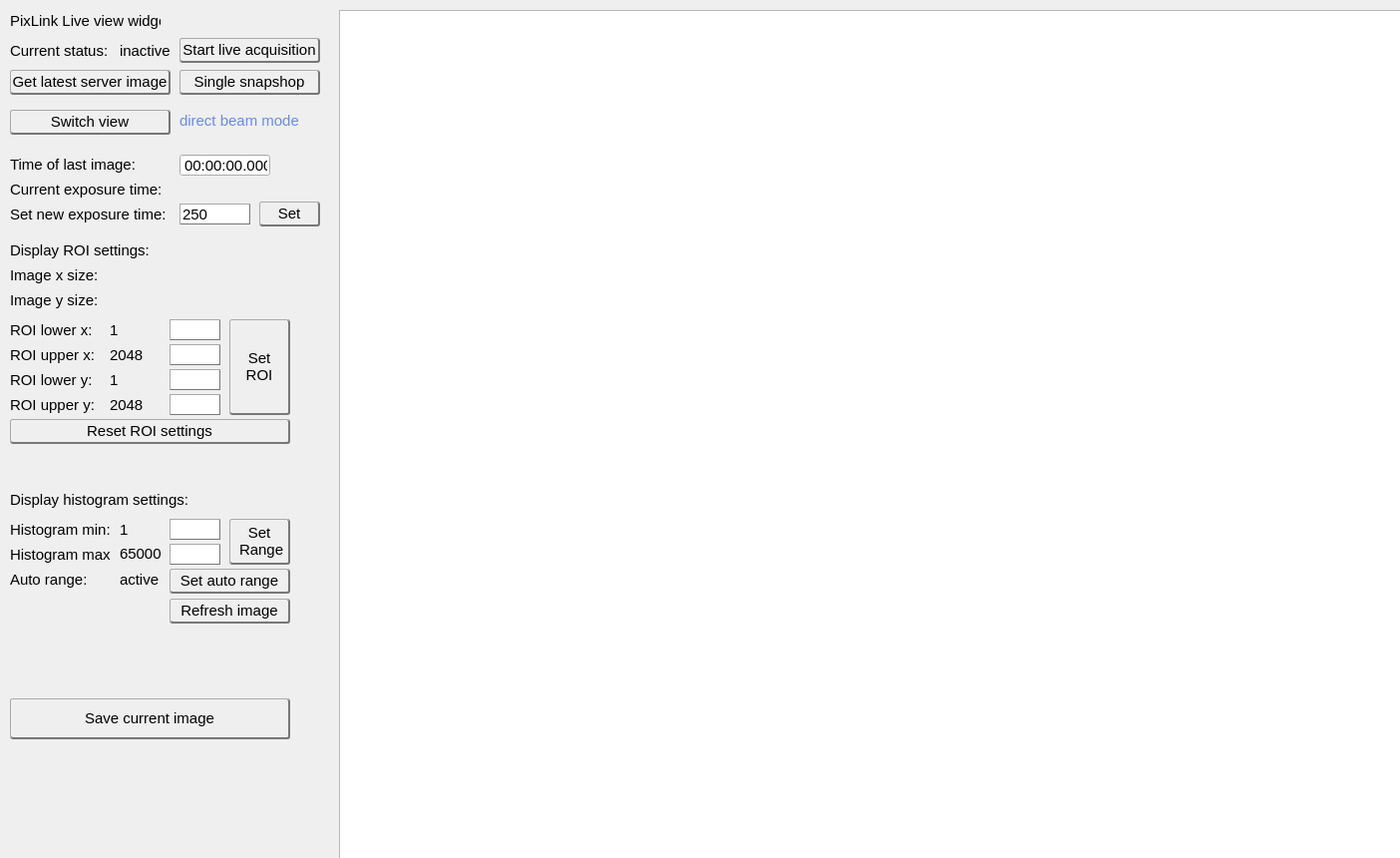
<?xml version="1.0" encoding="UTF-8"?>
<ui version="4.0">
 <class>MainWindow</class>
 <widget class="QMainWindow" name="MainWindow">
  <property name="geometry">
   <rect>
    <x>0</x>
    <y>0</y>
    <width>1404</width>
    <height>860</height>
   </rect>
  </property>
  <property name="windowTitle">
   <string>MainWindow</string>
  </property>
  <widget class="QWidget" name="centralwidget">
   <widget class="QLabel" name="label_exptimestatus">
    <property name="geometry">
     <rect>
      <x>10</x>
      <y>179</y>
      <width>161</width>
      <height>21</height>
     </rect>
    </property>
    <property name="font">
     <font>
      <family>Arial</family>
      <pointsize>11</pointsize>
     </font>
    </property>
    <property name="text">
     <string>Current exposure time:</string>
    </property>
   </widget>
   <widget class="QLineEdit" name="io_exptime">
    <property name="geometry">
     <rect>
      <x>180</x>
      <y>204</y>
      <width>71</width>
      <height>21</height>
     </rect>
    </property>
    <property name="sizePolicy">
     <sizepolicy hsizetype="Fixed" vsizetype="Fixed">
      <horstretch>0</horstretch>
      <verstretch>0</verstretch>
     </sizepolicy>
    </property>
    <property name="font">
     <font>
      <family>Arial</family>
      <pointsize>11</pointsize>
     </font>
    </property>
    <property name="styleSheet">
     <string notr="true">border: solid;

border-bottom-color: #777777;
border-bottom-width: 1px;

border-right-color:#777777;
border-right-width: 1px;

border-top-color:#AAAAAA;
border-top-width: 1px;

border-left-color:#AAAAAA;
border-left-width: 1px;

 background: qlineargradient(x1: 0, y1: 0, x2: 0, y2: 1,
                                 stop: 0 #fafafa, stop: 0.4 #f4f4f4,
                                 stop: 0.5 #e7e7e7, stop: 1.0 #fafafa);</string>
    </property>
    <property name="text">
     <string>250</string>
    </property>
   </widget>
   <widget class="QLabel" name="label_main">
    <property name="geometry">
     <rect>
      <x>10</x>
      <y>10</y>
      <width>151</width>
      <height>21</height>
     </rect>
    </property>
    <property name="font">
     <font>
      <family>Arial</family>
      <pointsize>11</pointsize>
     </font>
    </property>
    <property name="text">
     <string>PixLink Live view widget</string>
    </property>
   </widget>
   <widget class="QLabel" name="label_currentexptime">
    <property name="geometry">
     <rect>
      <x>180</x>
      <y>179</y>
      <width>101</width>
      <height>21</height>
     </rect>
    </property>
    <property name="font">
     <font>
      <family>Arial</family>
      <pointsize>11</pointsize>
     </font>
    </property>
    <property name="text">
     <string/>
    </property>
   </widget>
   <widget class="QPushButton" name="but_SetPolling">
    <property name="geometry">
     <rect>
      <x>180</x>
      <y>38</y>
      <width>141</width>
      <height>25</height>
     </rect>
    </property>
    <property name="font">
     <font>
      <family>Arial</family>
      <pointsize>11</pointsize>
     </font>
    </property>
    <property name="styleSheet">
     <string notr="true">border: solid;

border-bottom-color: #777777; border-bottom-width: 2px;

border-right-color:#777777;
border-right-width: 2px;

border-top-color:#AAAAAA;
border-top-width: 1px;

border-left-color:#AAAAAA;
border-left-width: 1px;

border-radius: 3px;
padding: 1px;
 background: qlineargradient(x1: 0, y1: 0, x2: 0, y2: 1,
                                 stop: 0 #fafafa, stop: 0.4 #f4f4f4,
                                 stop: 0.5 #e7e7e7, stop: 1.0 #fafafa);</string>
    </property>
    <property name="text">
     <string>Start live acquisition</string>
    </property>
   </widget>
   <widget class="QPushButton" name="but_SetExptime">
    <property name="geometry">
     <rect>
      <x>260</x>
      <y>202</y>
      <width>61</width>
      <height>25</height>
     </rect>
    </property>
    <property name="font">
     <font>
      <family>Arial</family>
      <pointsize>11</pointsize>
     </font>
    </property>
    <property name="styleSheet">
     <string notr="true">border: solid;

border-bottom-color: #777777;
border-bottom-width: 2px;

border-right-color:#777777;
border-right-width: 2px;

border-top-color:#AAAAAA;
border-top-width: 1px;

border-left-color:#AAAAAA;
border-left-width: 1px;

border-radius: 3px;
padding: 1px;
 background: qlineargradient(x1: 0, y1: 0, x2: 0, y2: 1,
                                 stop: 0 #fafafa, stop: 0.4 #f4f4f4,
                                 stop: 0.5 #e7e7e7, stop: 1.0 #fafafa);</string>
    </property>
    <property name="text">
     <string>Set</string>
    </property>
   </widget>
   <widget class="QLabel" name="label_currentpolling">
    <property name="geometry">
     <rect>
      <x>120</x>
      <y>40</y>
      <width>61</width>
      <height>21</height>
     </rect>
    </property>
    <property name="palette">
     <palette>
      <active>
       <colorrole role="Button">
        <brush brushstyle="SolidPattern">
         <color alpha="255">
          <red>236</red>
          <green>236</green>
          <blue>236</blue>
         </color>
        </brush>
       </colorrole>
       <colorrole role="Text">
        <brush brushstyle="SolidPattern">
         <color alpha="255">
          <red>255</red>
          <green>0</green>
          <blue>0</blue>
         </color>
        </brush>
       </colorrole>
       <colorrole role="Base">
        <brush brushstyle="SolidPattern">
         <color alpha="255">
          <red>236</red>
          <green>236</green>
          <blue>236</blue>
         </color>
        </brush>
       </colorrole>
       <colorrole role="Window">
        <brush brushstyle="SolidPattern">
         <color alpha="255">
          <red>236</red>
          <green>236</green>
          <blue>236</blue>
         </color>
        </brush>
       </colorrole>
      </active>
      <inactive>
       <colorrole role="Button">
        <brush brushstyle="SolidPattern">
         <color alpha="255">
          <red>236</red>
          <green>236</green>
          <blue>236</blue>
         </color>
        </brush>
       </colorrole>
       <colorrole role="Text">
        <brush brushstyle="SolidPattern">
         <color alpha="255">
          <red>255</red>
          <green>0</green>
          <blue>0</blue>
         </color>
        </brush>
       </colorrole>
       <colorrole role="Base">
        <brush brushstyle="SolidPattern">
         <color alpha="255">
          <red>236</red>
          <green>236</green>
          <blue>236</blue>
         </color>
        </brush>
       </colorrole>
       <colorrole role="Window">
        <brush brushstyle="SolidPattern">
         <color alpha="255">
          <red>236</red>
          <green>236</green>
          <blue>236</blue>
         </color>
        </brush>
       </colorrole>
      </inactive>
      <disabled>
       <colorrole role="Button">
        <brush brushstyle="SolidPattern">
         <color alpha="255">
          <red>236</red>
          <green>236</green>
          <blue>236</blue>
         </color>
        </brush>
       </colorrole>
       <colorrole role="Text">
        <brush brushstyle="SolidPattern">
         <color alpha="255">
          <red>120</red>
          <green>120</green>
          <blue>120</blue>
         </color>
        </brush>
       </colorrole>
       <colorrole role="Base">
        <brush brushstyle="SolidPattern">
         <color alpha="255">
          <red>236</red>
          <green>236</green>
          <blue>236</blue>
         </color>
        </brush>
       </colorrole>
       <colorrole role="Window">
        <brush brushstyle="SolidPattern">
         <color alpha="255">
          <red>236</red>
          <green>236</green>
          <blue>236</blue>
         </color>
        </brush>
       </colorrole>
      </disabled>
     </palette>
    </property>
    <property name="font">
     <font>
      <family>Arial</family>
      <pointsize>11</pointsize>
     </font>
    </property>
    <property name="styleSheet">
     <string notr="true"/>
    </property>
    <property name="text">
     <string>inactive</string>
    </property>
   </widget>
   <widget class="QLabel" name="label_pmac_lastpolling">
    <property name="geometry">
     <rect>
      <x>10</x>
      <y>154</y>
      <width>141</width>
      <height>21</height>
     </rect>
    </property>
    <property name="font">
     <font>
      <pointsize>11</pointsize>
     </font>
    </property>
    <property name="text">
     <string>Time of last image:</string>
    </property>
   </widget>
   <widget class="QTimeEdit" name="label_timeedit">
    <property name="geometry">
     <rect>
      <x>180</x>
      <y>154</y>
      <width>91</width>
      <height>23</height>
     </rect>
    </property>
    <property name="font">
     <font>
      <family>Arial</family>
      <pointsize>11</pointsize>
     </font>
    </property>
    <property name="readOnly">
     <bool>true</bool>
    </property>
    <property name="buttonSymbols">
     <enum>QAbstractSpinBox::NoButtons</enum>
    </property>
    <property name="currentSection">
     <enum>QDateTimeEdit::HourSection</enum>
    </property>
    <property name="displayFormat">
     <string>HH:mm:ss.zzz</string>
    </property>
    <property name="currentSectionIndex">
     <number>0</number>
    </property>
   </widget>
   <widget class="QLabel" name="label_pollingstatus">
    <property name="geometry">
     <rect>
      <x>10</x>
      <y>40</y>
      <width>111</width>
      <height>21</height>
     </rect>
    </property>
    <property name="font">
     <font>
      <family>Arial</family>
      <pointsize>11</pointsize>
     </font>
    </property>
    <property name="text">
     <string>Current status:</string>
    </property>
   </widget>
   <widget class="QLabel" name="label_setexptime">
    <property name="geometry">
     <rect>
      <x>10</x>
      <y>204</y>
      <width>161</width>
      <height>21</height>
     </rect>
    </property>
    <property name="font">
     <font>
      <family>Arial</family>
      <pointsize>11</pointsize>
     </font>
    </property>
    <property name="text">
     <string>Set new exposure time:</string>
    </property>
   </widget>
   <widget class="QLabel" name="label_cameraroiheader">
    <property name="geometry">
     <rect>
      <x>10</x>
      <y>240</y>
      <width>161</width>
      <height>21</height>
     </rect>
    </property>
    <property name="font">
     <font>
      <family>Arial</family>
      <pointsize>11</pointsize>
     </font>
    </property>
    <property name="text">
     <string>Display ROI settings:</string>
    </property>
   </widget>
   <widget class="QLabel" name="label_imagexsize">
    <property name="geometry">
     <rect>
      <x>10</x>
      <y>265</y>
      <width>131</width>
      <height>21</height>
     </rect>
    </property>
    <property name="font">
     <font>
      <family>Arial</family>
      <pointsize>11</pointsize>
     </font>
    </property>
    <property name="text">
     <string>Image x size:</string>
    </property>
   </widget>
   <widget class="QLabel" name="label_currentimagexsize">
    <property name="geometry">
     <rect>
      <x>110</x>
      <y>265</y>
      <width>57</width>
      <height>21</height>
     </rect>
    </property>
    <property name="font">
     <font>
      <family>Arial</family>
      <pointsize>11</pointsize>
     </font>
    </property>
    <property name="text">
     <string/>
    </property>
   </widget>
   <widget class="QLabel" name="label_imageysize">
    <property name="geometry">
     <rect>
      <x>10</x>
      <y>290</y>
      <width>131</width>
      <height>21</height>
     </rect>
    </property>
    <property name="font">
     <font>
      <family>Arial</family>
      <pointsize>11</pointsize>
     </font>
    </property>
    <property name="text">
     <string>Image y size:</string>
    </property>
   </widget>
   <widget class="QLabel" name="label_currentimageysize">
    <property name="geometry">
     <rect>
      <x>110</x>
      <y>290</y>
      <width>57</width>
      <height>21</height>
     </rect>
    </property>
    <property name="font">
     <font>
      <family>Arial</family>
      <pointsize>11</pointsize>
     </font>
    </property>
    <property name="text">
     <string/>
    </property>
   </widget>
   <widget class="QLabel" name="label_roixlow">
    <property name="geometry">
     <rect>
      <x>10</x>
      <y>320</y>
      <width>101</width>
      <height>21</height>
     </rect>
    </property>
    <property name="font">
     <font>
      <family>Arial</family>
      <pointsize>11</pointsize>
     </font>
    </property>
    <property name="text">
     <string>ROI lower x:</string>
    </property>
   </widget>
   <widget class="QLabel" name="label_roixhigh">
    <property name="geometry">
     <rect>
      <x>10</x>
      <y>345</y>
      <width>101</width>
      <height>21</height>
     </rect>
    </property>
    <property name="font">
     <font>
      <family>Arial</family>
      <pointsize>11</pointsize>
     </font>
    </property>
    <property name="text">
     <string>ROI upper x:</string>
    </property>
   </widget>
   <widget class="QLabel" name="label_currentroixhigh">
    <property name="geometry">
     <rect>
      <x>110</x>
      <y>345</y>
      <width>57</width>
      <height>21</height>
     </rect>
    </property>
    <property name="font">
     <font>
      <family>Arial</family>
      <pointsize>11</pointsize>
     </font>
    </property>
    <property name="text">
     <string>2048</string>
    </property>
   </widget>
   <widget class="QLabel" name="label_currentroixlow">
    <property name="geometry">
     <rect>
      <x>110</x>
      <y>320</y>
      <width>57</width>
      <height>21</height>
     </rect>
    </property>
    <property name="font">
     <font>
      <family>Arial</family>
      <pointsize>11</pointsize>
     </font>
    </property>
    <property name="text">
     <string>1</string>
    </property>
   </widget>
   <widget class="QLineEdit" name="io_roixlow">
    <property name="geometry">
     <rect>
      <x>170</x>
      <y>320</y>
      <width>51</width>
      <height>21</height>
     </rect>
    </property>
    <property name="sizePolicy">
     <sizepolicy hsizetype="Fixed" vsizetype="Fixed">
      <horstretch>0</horstretch>
      <verstretch>0</verstretch>
     </sizepolicy>
    </property>
    <property name="font">
     <font>
      <family>Arial</family>
      <pointsize>11</pointsize>
     </font>
    </property>
    <property name="styleSheet">
     <string notr="true">border: solid;

border-bottom-color: #777777;
border-bottom-width: 1px;

border-right-color:#777777;
border-right-width: 1px;

border-top-color:#AAAAAA;
border-top-width: 1px;

border-left-color:#AAAAAA;
border-left-width: 1px;

 background: qlineargradient(x1: 0, y1: 0, x2: 0, y2: 1,
                                 stop: 0 #fafafa, stop: 0.4 #f4f4f4,
                                 stop: 0.5 #e7e7e7, stop: 1.0 #fafafa);</string>
    </property>
    <property name="text">
     <string/>
    </property>
   </widget>
   <widget class="QLineEdit" name="io_roixhigh">
    <property name="geometry">
     <rect>
      <x>170</x>
      <y>345</y>
      <width>51</width>
      <height>21</height>
     </rect>
    </property>
    <property name="sizePolicy">
     <sizepolicy hsizetype="Fixed" vsizetype="Fixed">
      <horstretch>0</horstretch>
      <verstretch>0</verstretch>
     </sizepolicy>
    </property>
    <property name="font">
     <font>
      <family>Arial</family>
      <pointsize>11</pointsize>
     </font>
    </property>
    <property name="styleSheet">
     <string notr="true">border: solid;

border-bottom-color: #777777;
border-bottom-width: 1px;

border-right-color:#777777;
border-right-width: 1px;

border-top-color:#AAAAAA;
border-top-width: 1px;

border-left-color:#AAAAAA;
border-left-width: 1px;

 background: qlineargradient(x1: 0, y1: 0, x2: 0, y2: 1,
                                 stop: 0 #fafafa, stop: 0.4 #f4f4f4,
                                 stop: 0.5 #e7e7e7, stop: 1.0 #fafafa);</string>
    </property>
    <property name="text">
     <string/>
    </property>
   </widget>
   <widget class="QLineEdit" name="io_roiyhigh">
    <property name="geometry">
     <rect>
      <x>170</x>
      <y>395</y>
      <width>51</width>
      <height>21</height>
     </rect>
    </property>
    <property name="sizePolicy">
     <sizepolicy hsizetype="Fixed" vsizetype="Fixed">
      <horstretch>0</horstretch>
      <verstretch>0</verstretch>
     </sizepolicy>
    </property>
    <property name="font">
     <font>
      <family>Arial</family>
      <pointsize>11</pointsize>
     </font>
    </property>
    <property name="styleSheet">
     <string notr="true">border: solid;

border-bottom-color: #777777;
border-bottom-width: 1px;

border-right-color:#777777;
border-right-width: 1px;

border-top-color:#AAAAAA;
border-top-width: 1px;

border-left-color:#AAAAAA;
border-left-width: 1px;

 background: qlineargradient(x1: 0, y1: 0, x2: 0, y2: 1,
                                 stop: 0 #fafafa, stop: 0.4 #f4f4f4,
                                 stop: 0.5 #e7e7e7, stop: 1.0 #fafafa);</string>
    </property>
    <property name="text">
     <string/>
    </property>
   </widget>
   <widget class="QLabel" name="label_roiylow">
    <property name="geometry">
     <rect>
      <x>10</x>
      <y>370</y>
      <width>101</width>
      <height>21</height>
     </rect>
    </property>
    <property name="font">
     <font>
      <family>Arial</family>
      <pointsize>11</pointsize>
     </font>
    </property>
    <property name="text">
     <string>ROI lower y:</string>
    </property>
   </widget>
   <widget class="QLabel" name="label_roiyhigh">
    <property name="geometry">
     <rect>
      <x>10</x>
      <y>395</y>
      <width>101</width>
      <height>21</height>
     </rect>
    </property>
    <property name="font">
     <font>
      <family>Arial</family>
      <pointsize>11</pointsize>
     </font>
    </property>
    <property name="text">
     <string>ROI upper y:</string>
    </property>
   </widget>
   <widget class="QLabel" name="label_currentroiyhigh">
    <property name="geometry">
     <rect>
      <x>110</x>
      <y>395</y>
      <width>57</width>
      <height>21</height>
     </rect>
    </property>
    <property name="font">
     <font>
      <family>Arial</family>
      <pointsize>11</pointsize>
     </font>
    </property>
    <property name="text">
     <string>2048</string>
    </property>
   </widget>
   <widget class="QLabel" name="label_currentroiylow">
    <property name="geometry">
     <rect>
      <x>110</x>
      <y>370</y>
      <width>57</width>
      <height>21</height>
     </rect>
    </property>
    <property name="font">
     <font>
      <family>Arial</family>
      <pointsize>11</pointsize>
     </font>
    </property>
    <property name="text">
     <string>1</string>
    </property>
   </widget>
   <widget class="QLineEdit" name="io_roiylow">
    <property name="geometry">
     <rect>
      <x>170</x>
      <y>370</y>
      <width>51</width>
      <height>21</height>
     </rect>
    </property>
    <property name="sizePolicy">
     <sizepolicy hsizetype="Fixed" vsizetype="Fixed">
      <horstretch>0</horstretch>
      <verstretch>0</verstretch>
     </sizepolicy>
    </property>
    <property name="font">
     <font>
      <family>Arial</family>
      <pointsize>11</pointsize>
     </font>
    </property>
    <property name="styleSheet">
     <string notr="true">border: solid;

border-bottom-color: #777777;
border-bottom-width: 1px;

border-right-color:#777777;
border-right-width: 1px;

border-top-color:#AAAAAA;
border-top-width: 1px;

border-left-color:#AAAAAA;
border-left-width: 1px;

 background: qlineargradient(x1: 0, y1: 0, x2: 0, y2: 1,
                                 stop: 0 #fafafa, stop: 0.4 #f4f4f4,
                                 stop: 0.5 #e7e7e7, stop: 1.0 #fafafa);</string>
    </property>
    <property name="text">
     <string/>
    </property>
   </widget>
   <widget class="QPushButton" name="but_SetRoi">
    <property name="geometry">
     <rect>
      <x>230</x>
      <y>320</y>
      <width>61</width>
      <height>96</height>
     </rect>
    </property>
    <property name="font">
     <font>
      <family>Arial</family>
      <pointsize>11</pointsize>
     </font>
    </property>
    <property name="styleSheet">
     <string notr="true">border: solid;

border-bottom-color: #777777;
border-bottom-width: 2px;

border-right-color:#777777;
border-right-width: 2px;

border-top-color:#AAAAAA;
border-top-width: 1px;

border-left-color:#AAAAAA;
border-left-width: 1px;

border-radius: 3px;
padding: 1px;
 background: qlineargradient(x1: 0, y1: 0, x2: 0, y2: 1,
                                 stop: 0 #fafafa, stop: 0.4 #f4f4f4,
                                 stop: 0.5 #e7e7e7, stop: 1.0 #fafafa);</string>
    </property>
    <property name="text">
     <string>Set 
ROI</string>
    </property>
   </widget>
   <widget class="QPushButton" name="but_ResetRoi">
    <property name="geometry">
     <rect>
      <x>10</x>
      <y>420</y>
      <width>281</width>
      <height>25</height>
     </rect>
    </property>
    <property name="font">
     <font>
      <family>Arial</family>
      <pointsize>11</pointsize>
     </font>
    </property>
    <property name="styleSheet">
     <string notr="true">border: solid;

border-bottom-color: #777777;
border-bottom-width: 2px;

border-right-color:#777777;
border-right-width: 2px;

border-top-color:#AAAAAA;
border-top-width: 1px;

border-left-color:#AAAAAA;
border-left-width: 1px;

border-radius: 3px;
padding: 1px;
 background: qlineargradient(x1: 0, y1: 0, x2: 0, y2: 1,
                                 stop: 0 #fafafa, stop: 0.4 #f4f4f4,
                                 stop: 0.5 #e7e7e7, stop: 1.0 #fafafa);</string>
    </property>
    <property name="text">
     <string>Reset ROI settings</string>
    </property>
   </widget>
   <widget class="QLineEdit" name="io_histmax">
    <property name="geometry">
     <rect>
      <x>170</x>
      <y>545</y>
      <width>51</width>
      <height>21</height>
     </rect>
    </property>
    <property name="sizePolicy">
     <sizepolicy hsizetype="Fixed" vsizetype="Fixed">
      <horstretch>0</horstretch>
      <verstretch>0</verstretch>
     </sizepolicy>
    </property>
    <property name="font">
     <font>
      <family>Arial</family>
      <pointsize>11</pointsize>
     </font>
    </property>
    <property name="styleSheet">
     <string notr="true">border: solid;

border-bottom-color: #777777;
border-bottom-width: 1px;

border-right-color:#777777;
border-right-width: 1px;

border-top-color:#AAAAAA;
border-top-width: 1px;

border-left-color:#AAAAAA;
border-left-width: 1px;

 background: qlineargradient(x1: 0, y1: 0, x2: 0, y2: 1,
                                 stop: 0 #fafafa, stop: 0.4 #f4f4f4,
                                 stop: 0.5 #e7e7e7, stop: 1.0 #fafafa);</string>
    </property>
    <property name="text">
     <string/>
    </property>
   </widget>
   <widget class="QLabel" name="label_histmin">
    <property name="geometry">
     <rect>
      <x>10</x>
      <y>520</y>
      <width>101</width>
      <height>21</height>
     </rect>
    </property>
    <property name="font">
     <font>
      <family>Arial</family>
      <pointsize>11</pointsize>
     </font>
    </property>
    <property name="text">
     <string>Histogram min:</string>
    </property>
   </widget>
   <widget class="QPushButton" name="but_SetHist">
    <property name="geometry">
     <rect>
      <x>230</x>
      <y>520</y>
      <width>61</width>
      <height>46</height>
     </rect>
    </property>
    <property name="font">
     <font>
      <family>Arial</family>
      <pointsize>11</pointsize>
     </font>
    </property>
    <property name="styleSheet">
     <string notr="true">border: solid;

border-bottom-color: #777777;
border-bottom-width: 2px;

border-right-color:#777777;
border-right-width: 2px;

border-top-color:#AAAAAA;
border-top-width: 1px;

border-left-color:#AAAAAA;
border-left-width: 1px;

border-radius: 3px;
padding: 1px;
 background: qlineargradient(x1: 0, y1: 0, x2: 0, y2: 1,
                                 stop: 0 #fafafa, stop: 0.4 #f4f4f4,
                                 stop: 0.5 #e7e7e7, stop: 1.0 #fafafa);</string>
    </property>
    <property name="text">
     <string>Set
 Range</string>
    </property>
   </widget>
   <widget class="QLabel" name="label_currenthistmax">
    <property name="geometry">
     <rect>
      <x>120</x>
      <y>544</y>
      <width>57</width>
      <height>21</height>
     </rect>
    </property>
    <property name="font">
     <font>
      <family>Arial</family>
      <pointsize>11</pointsize>
     </font>
    </property>
    <property name="text">
     <string>65000</string>
    </property>
   </widget>
   <widget class="QLabel" name="label_currenthistmin">
    <property name="geometry">
     <rect>
      <x>120</x>
      <y>520</y>
      <width>57</width>
      <height>21</height>
     </rect>
    </property>
    <property name="font">
     <font>
      <family>Arial</family>
      <pointsize>11</pointsize>
     </font>
    </property>
    <property name="text">
     <string>1</string>
    </property>
   </widget>
   <widget class="QLineEdit" name="io_histmin">
    <property name="geometry">
     <rect>
      <x>170</x>
      <y>520</y>
      <width>51</width>
      <height>21</height>
     </rect>
    </property>
    <property name="sizePolicy">
     <sizepolicy hsizetype="Fixed" vsizetype="Fixed">
      <horstretch>0</horstretch>
      <verstretch>0</verstretch>
     </sizepolicy>
    </property>
    <property name="font">
     <font>
      <family>Arial</family>
      <pointsize>11</pointsize>
     </font>
    </property>
    <property name="styleSheet">
     <string notr="true">border: solid;

border-bottom-color: #777777;
border-bottom-width: 1px;

border-right-color:#777777;
border-right-width: 1px;

border-top-color:#AAAAAA;
border-top-width: 1px;

border-left-color:#AAAAAA;
border-left-width: 1px;

 background: qlineargradient(x1: 0, y1: 0, x2: 0, y2: 1,
                                 stop: 0 #fafafa, stop: 0.4 #f4f4f4,
                                 stop: 0.5 #e7e7e7, stop: 1.0 #fafafa);</string>
    </property>
    <property name="text">
     <string/>
    </property>
   </widget>
   <widget class="QLabel" name="label_histmax">
    <property name="geometry">
     <rect>
      <x>10</x>
      <y>545</y>
      <width>101</width>
      <height>21</height>
     </rect>
    </property>
    <property name="font">
     <font>
      <family>Arial</family>
      <pointsize>11</pointsize>
     </font>
    </property>
    <property name="text">
     <string>Histogram max:</string>
    </property>
   </widget>
   <widget class="QLabel" name="label_histogramheader">
    <property name="geometry">
     <rect>
      <x>10</x>
      <y>490</y>
      <width>211</width>
      <height>21</height>
     </rect>
    </property>
    <property name="font">
     <font>
      <family>Arial</family>
      <pointsize>11</pointsize>
     </font>
    </property>
    <property name="text">
     <string>Display histogram settings:</string>
    </property>
   </widget>
   <widget class="QPushButton" name="but_SetHistAutoRange">
    <property name="geometry">
     <rect>
      <x>170</x>
      <y>570</y>
      <width>121</width>
      <height>25</height>
     </rect>
    </property>
    <property name="font">
     <font>
      <family>Arial</family>
      <pointsize>11</pointsize>
     </font>
    </property>
    <property name="styleSheet">
     <string notr="true">border: solid;

border-bottom-color: #777777;
border-bottom-width: 2px;

border-right-color:#777777;
border-right-width: 2px;

border-top-color:#AAAAAA;
border-top-width: 1px;

border-left-color:#AAAAAA;
border-left-width: 1px;

border-radius: 3px;
padding: 1px;
 background: qlineargradient(x1: 0, y1: 0, x2: 0, y2: 1,
                                 stop: 0 #fafafa, stop: 0.4 #f4f4f4,
                                 stop: 0.5 #e7e7e7, stop: 1.0 #fafafa);</string>
    </property>
    <property name="text">
     <string>Set auto range</string>
    </property>
   </widget>
   <widget class="QLabel" name="label_histmax_2">
    <property name="geometry">
     <rect>
      <x>10</x>
      <y>570</y>
      <width>101</width>
      <height>21</height>
     </rect>
    </property>
    <property name="font">
     <font>
      <family>Arial</family>
      <pointsize>11</pointsize>
     </font>
    </property>
    <property name="text">
     <string>Auto range:</string>
    </property>
   </widget>
   <widget class="QLabel" name="label_currenthistautorange">
    <property name="geometry">
     <rect>
      <x>120</x>
      <y>570</y>
      <width>51</width>
      <height>21</height>
     </rect>
    </property>
    <property name="palette">
     <palette>
      <active>
       <colorrole role="Button">
        <brush brushstyle="SolidPattern">
         <color alpha="255">
          <red>236</red>
          <green>236</green>
          <blue>236</blue>
         </color>
        </brush>
       </colorrole>
       <colorrole role="Text">
        <brush brushstyle="SolidPattern">
         <color alpha="255">
          <red>255</red>
          <green>0</green>
          <blue>0</blue>
         </color>
        </brush>
       </colorrole>
       <colorrole role="Base">
        <brush brushstyle="SolidPattern">
         <color alpha="255">
          <red>236</red>
          <green>236</green>
          <blue>236</blue>
         </color>
        </brush>
       </colorrole>
       <colorrole role="Window">
        <brush brushstyle="SolidPattern">
         <color alpha="255">
          <red>236</red>
          <green>236</green>
          <blue>236</blue>
         </color>
        </brush>
       </colorrole>
      </active>
      <inactive>
       <colorrole role="Button">
        <brush brushstyle="SolidPattern">
         <color alpha="255">
          <red>236</red>
          <green>236</green>
          <blue>236</blue>
         </color>
        </brush>
       </colorrole>
       <colorrole role="Text">
        <brush brushstyle="SolidPattern">
         <color alpha="255">
          <red>255</red>
          <green>0</green>
          <blue>0</blue>
         </color>
        </brush>
       </colorrole>
       <colorrole role="Base">
        <brush brushstyle="SolidPattern">
         <color alpha="255">
          <red>236</red>
          <green>236</green>
          <blue>236</blue>
         </color>
        </brush>
       </colorrole>
       <colorrole role="Window">
        <brush brushstyle="SolidPattern">
         <color alpha="255">
          <red>236</red>
          <green>236</green>
          <blue>236</blue>
         </color>
        </brush>
       </colorrole>
      </inactive>
      <disabled>
       <colorrole role="Button">
        <brush brushstyle="SolidPattern">
         <color alpha="255">
          <red>236</red>
          <green>236</green>
          <blue>236</blue>
         </color>
        </brush>
       </colorrole>
       <colorrole role="Text">
        <brush brushstyle="SolidPattern">
         <color alpha="255">
          <red>120</red>
          <green>120</green>
          <blue>120</blue>
         </color>
        </brush>
       </colorrole>
       <colorrole role="Base">
        <brush brushstyle="SolidPattern">
         <color alpha="255">
          <red>236</red>
          <green>236</green>
          <blue>236</blue>
         </color>
        </brush>
       </colorrole>
       <colorrole role="Window">
        <brush brushstyle="SolidPattern">
         <color alpha="255">
          <red>236</red>
          <green>236</green>
          <blue>236</blue>
         </color>
        </brush>
       </colorrole>
      </disabled>
     </palette>
    </property>
    <property name="font">
     <font>
      <family>Arial</family>
      <pointsize>11</pointsize>
     </font>
    </property>
    <property name="styleSheet">
     <string notr="true"/>
    </property>
    <property name="text">
     <string>active</string>
    </property>
   </widget>
   <widget class="QPushButton" name="but_Snapshot">
    <property name="geometry">
     <rect>
      <x>180</x>
      <y>70</y>
      <width>141</width>
      <height>25</height>
     </rect>
    </property>
    <property name="font">
     <font>
      <family>Arial</family>
      <pointsize>11</pointsize>
     </font>
    </property>
    <property name="styleSheet">
     <string notr="true">border: solid;

border-bottom-color: #777777; border-bottom-width: 2px;

border-right-color:#777777;
border-right-width: 2px;

border-top-color:#AAAAAA;
border-top-width: 1px;

border-left-color:#AAAAAA;
border-left-width: 1px;

border-radius: 3px;
padding: 1px;
 background: qlineargradient(x1: 0, y1: 0, x2: 0, y2: 1,
                                 stop: 0 #fafafa, stop: 0.4 #f4f4f4,
                                 stop: 0.5 #e7e7e7, stop: 1.0 #fafafa);</string>
    </property>
    <property name="text">
     <string>Single snapshop</string>
    </property>
   </widget>
   <widget class="QPushButton" name="but_RefreshHist">
    <property name="geometry">
     <rect>
      <x>170</x>
      <y>600</y>
      <width>121</width>
      <height>25</height>
     </rect>
    </property>
    <property name="font">
     <font>
      <family>Arial</family>
      <pointsize>11</pointsize>
     </font>
    </property>
    <property name="styleSheet">
     <string notr="true">border: solid;

border-bottom-color: #777777;
border-bottom-width: 2px;

border-right-color:#777777;
border-right-width: 2px;

border-top-color:#AAAAAA;
border-top-width: 1px;

border-left-color:#AAAAAA;
border-left-width: 1px;

border-radius: 3px;
padding: 1px;
 background: qlineargradient(x1: 0, y1: 0, x2: 0, y2: 1,
                                 stop: 0 #fafafa, stop: 0.4 #f4f4f4,
                                 stop: 0.5 #e7e7e7, stop: 1.0 #fafafa);</string>
    </property>
    <property name="text">
     <string>Refresh image</string>
    </property>
   </widget>
   <widget class="QPushButton" name="but_SaveImage">
    <property name="geometry">
     <rect>
      <x>10</x>
      <y>700</y>
      <width>281</width>
      <height>41</height>
     </rect>
    </property>
    <property name="font">
     <font>
      <family>Arial</family>
      <pointsize>11</pointsize>
     </font>
    </property>
    <property name="styleSheet">
     <string notr="true">border: solid;

border-bottom-color: #777777;
border-bottom-width: 2px;

border-right-color:#777777;
border-right-width: 2px;

border-top-color:#AAAAAA;
border-top-width: 1px;

border-left-color:#AAAAAA;
border-left-width: 1px;

border-radius: 3px;
padding: 1px;
 background: qlineargradient(x1: 0, y1: 0, x2: 0, y2: 1,
                                 stop: 0 #fafafa, stop: 0.4 #f4f4f4,
                                 stop: 0.5 #e7e7e7, stop: 1.0 #fafafa);</string>
    </property>
    <property name="text">
     <string>Save current image</string>
    </property>
   </widget>
   <widget class="ImageView" name="imageView">
    <property name="geometry">
     <rect>
      <x>340</x>
      <y>10</y>
      <width>1150</width>
      <height>950</height>
     </rect>
    </property>
   </widget>
   <widget class="QPushButton" name="but_GetImageData">
    <property name="geometry">
     <rect>
      <x>10</x>
      <y>70</y>
      <width>161</width>
      <height>25</height>
     </rect>
    </property>
    <property name="font">
     <font>
      <family>Arial</family>
      <pointsize>11</pointsize>
     </font>
    </property>
    <property name="styleSheet">
     <string notr="true">border: solid;

border-bottom-color: #777777; border-bottom-width: 2px;

border-right-color:#777777;
border-right-width: 2px;

border-top-color:#AAAAAA;
border-top-width: 1px;

border-left-color:#AAAAAA;
border-left-width: 1px;

border-radius: 3px;
padding: 1px;
 background: qlineargradient(x1: 0, y1: 0, x2: 0, y2: 1,
                                 stop: 0 #fafafa, stop: 0.4 #f4f4f4,
                                 stop: 0.5 #e7e7e7, stop: 1.0 #fafafa);</string>
    </property>
    <property name="text">
     <string>Get latest server image</string>
    </property>
   </widget>
   <widget class="QPushButton" name="but_SwitchView">
    <property name="geometry">
     <rect>
      <x>10</x>
      <y>110</y>
      <width>161</width>
      <height>25</height>
     </rect>
    </property>
    <property name="font">
     <font>
      <family>Arial</family>
      <pointsize>11</pointsize>
     </font>
    </property>
    <property name="styleSheet">
     <string notr="true">border: solid;

border-bottom-color: #777777;
border-bottom-width: 2px;

border-right-color:#777777;
border-right-width: 2px;

border-top-color:#AAAAAA;
border-top-width: 1px;

border-left-color:#AAAAAA;
border-left-width: 1px;

border-radius: 3px;
padding: 1px;
 background: qlineargradient(x1: 0, y1: 0, x2: 0, y2: 1,
                                 stop: 0 #fafafa, stop: 0.4 #f4f4f4,
                                 stop: 0.5 #e7e7e7, stop: 1.0 #fafafa);</string>
    </property>
    <property name="text">
     <string>Switch view</string>
    </property>
   </widget>
   <widget class="QLabel" name="label_currentview">
    <property name="geometry">
     <rect>
      <x>180</x>
      <y>110</y>
      <width>131</width>
      <height>21</height>
     </rect>
    </property>
    <property name="palette">
     <palette>
      <active>
       <colorrole role="WindowText">
        <brush brushstyle="SolidPattern">
         <color alpha="255">
          <red>105</red>
          <green>138</green>
          <blue>229</blue>
         </color>
        </brush>
       </colorrole>
      </active>
      <inactive>
       <colorrole role="WindowText">
        <brush brushstyle="SolidPattern">
         <color alpha="255">
          <red>105</red>
          <green>138</green>
          <blue>229</blue>
         </color>
        </brush>
       </colorrole>
      </inactive>
      <disabled>
       <colorrole role="WindowText">
        <brush brushstyle="SolidPattern">
         <color alpha="255">
          <red>120</red>
          <green>120</green>
          <blue>120</blue>
         </color>
        </brush>
       </colorrole>
      </disabled>
     </palette>
    </property>
    <property name="font">
     <font>
      <family>Arial</family>
      <pointsize>11</pointsize>
     </font>
    </property>
    <property name="text">
     <string>direct beam mode</string>
    </property>
   </widget>
  </widget>
 </widget>
 <customwidgets>
  <customwidget>
   <class>ImageView</class>
   <extends>QGraphicsView</extends>
   <header>pyqtgraph</header>
  </customwidget>
 </customwidgets>
 <resources/>
 <connections/>
</ui>
